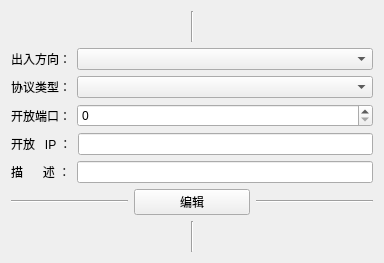
<?xml version="1.0" encoding="UTF-8"?>
<ui version="4.0">
 <class>Form</class>
 <widget class="QWidget" name="Form">
  <property name="geometry">
   <rect>
    <x>0</x>
    <y>0</y>
    <width>384</width>
    <height>263</height>
   </rect>
  </property>
  <property name="windowTitle">
   <string>Form</string>
  </property>
  <layout class="QVBoxLayout" name="verticalLayout_2">
   <item>
    <widget class="Line" name="line_3">
     <property name="sizePolicy">
      <sizepolicy hsizetype="Expanding" vsizetype="Expanding">
       <horstretch>0</horstretch>
       <verstretch>0</verstretch>
      </sizepolicy>
     </property>
     <property name="orientation">
      <enum>Qt::Vertical</enum>
     </property>
    </widget>
   </item>
   <item>
    <layout class="QVBoxLayout" name="verticalLayout">
     <item>
      <layout class="QHBoxLayout" name="horizontalLayout">
       <item>
        <widget class="QLabel" name="label_4">
         <property name="text">
          <string>出入方向：</string>
         </property>
        </widget>
       </item>
       <item>
        <widget class="QComboBox" name="comboBox">
         <property name="sizePolicy">
          <sizepolicy hsizetype="Expanding" vsizetype="Expanding">
           <horstretch>0</horstretch>
           <verstretch>0</verstretch>
          </sizepolicy>
         </property>
         <property name="minimumSize">
          <size>
           <width>0</width>
           <height>0</height>
          </size>
         </property>
         <property name="maximumSize">
          <size>
           <width>16777215</width>
           <height>16777215</height>
          </size>
         </property>
        </widget>
       </item>
      </layout>
     </item>
     <item>
      <layout class="QHBoxLayout" name="horizontalLayout_2">
       <item>
        <widget class="QLabel" name="label">
         <property name="text">
          <string>协议类型：</string>
         </property>
        </widget>
       </item>
       <item>
        <widget class="QComboBox" name="comboBox_2">
         <property name="sizePolicy">
          <sizepolicy hsizetype="Expanding" vsizetype="Expanding">
           <horstretch>0</horstretch>
           <verstretch>0</verstretch>
          </sizepolicy>
         </property>
        </widget>
       </item>
      </layout>
     </item>
     <item>
      <layout class="QHBoxLayout" name="horizontalLayout_3">
       <item>
        <widget class="QLabel" name="label_2">
         <property name="text">
          <string>开放端口：</string>
         </property>
        </widget>
       </item>
       <item>
        <widget class="QSpinBox" name="spinBox">
         <property name="sizePolicy">
          <sizepolicy hsizetype="Expanding" vsizetype="Fixed">
           <horstretch>0</horstretch>
           <verstretch>0</verstretch>
          </sizepolicy>
         </property>
        </widget>
       </item>
      </layout>
     </item>
     <item>
      <layout class="QHBoxLayout" name="horizontalLayout_4">
       <item>
        <widget class="QLabel" name="label_3">
         <property name="text">
          <string>开放   IP ：</string>
         </property>
        </widget>
       </item>
       <item>
        <widget class="QLineEdit" name="lineEdit"/>
       </item>
      </layout>
     </item>
     <item>
      <layout class="QHBoxLayout" name="horizontalLayout_5">
       <item>
        <widget class="QLabel" name="label_5">
         <property name="text">
          <string>描      述 ：</string>
         </property>
        </widget>
       </item>
       <item>
        <widget class="QLineEdit" name="lineEdit_2"/>
       </item>
      </layout>
     </item>
     <item>
      <layout class="QHBoxLayout" name="horizontalLayout_6">
       <item>
        <widget class="Line" name="line">
         <property name="orientation">
          <enum>Qt::Horizontal</enum>
         </property>
        </widget>
       </item>
       <item>
        <widget class="QPushButton" name="pushButton">
         <property name="text">
          <string>编辑</string>
         </property>
        </widget>
       </item>
       <item>
        <widget class="Line" name="line_2">
         <property name="orientation">
          <enum>Qt::Horizontal</enum>
         </property>
        </widget>
       </item>
      </layout>
     </item>
    </layout>
   </item>
   <item>
    <widget class="Line" name="line_4">
     <property name="sizePolicy">
      <sizepolicy hsizetype="Expanding" vsizetype="Expanding">
       <horstretch>0</horstretch>
       <verstretch>0</verstretch>
      </sizepolicy>
     </property>
     <property name="orientation">
      <enum>Qt::Vertical</enum>
     </property>
    </widget>
   </item>
  </layout>
 </widget>
 <resources/>
 <connections/>
</ui>
